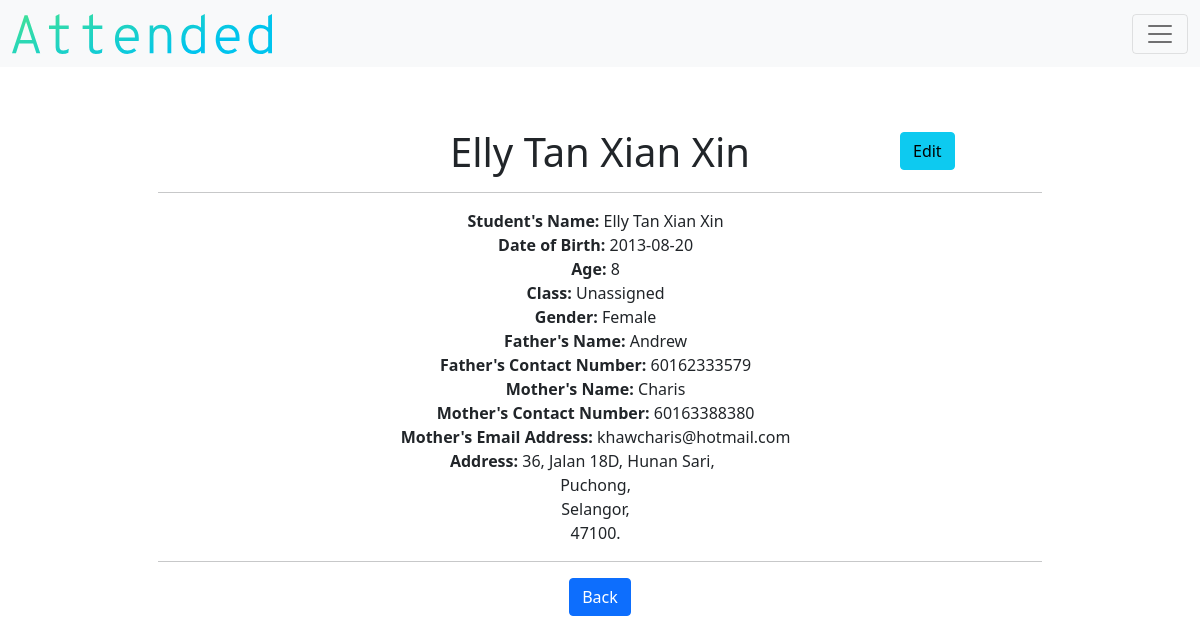
The app's page /detail-class-student/1 (signed in) with its own data.
### models.py (models this page shows)
class Student(db.Model):
    __tablename__ = "student"
    id = db.Column(db.Integer, primary_key=True)
    teacher_id = db.Column(db.Integer, db.ForeignKey("teacher.id"))
    class_id = db.Column(db.Integer, nullable=True, default=0)
    name = db.Column(db.String(), nullable=False)
    birth = db.Column(db.String(),nullable=False)
    age = db.Column(db.Integer(), nullable=False)
    gender = db.Column(db.String(), nullable=False)
    parent = db.Column(db.String(), nullable=True)
    parent2 = db.Column(db.String(), nullable=True)
    number = db.Column(db.Integer, nullable=True)
    number2 = db.Column(db.Integer, nullable=True)
    email = db.Column(db.String(), nullable=True)
    email2 = db.Column(db.String(), nullable=True)
    address = db.Column(db.String(), nullable=False)
    city = db.Column(db.String(), nullable=False)
    state = db.Column(db.String(), nullable=False)
    postcode = db.Column(db.Integer, nullable=False)
    attend_count = db.Column(db.Integer, nullable=True, default=0)
    student_attends = db.relationship("Attendance", backref="student_attend")

### application.py (the view)
@app.route("/detail-class-student/<string:id>")
def detail_class_student(id):
    if not current_user.is_authenticated:
        return redirect("/login")
    else:
        teacher = current_user.get_id()
        teacher_object = db.session.query(Teacher).filter_by(id=teacher).first()
        student_object = Student.query.filter_by(id=id, teacher_id=teacher)
        class_object = Class.query.all()
        return render_template("detail-class-student.html", students=student_object, classes=class_object, teacher=teacher_object)

### application.py (called while the page is built)
@login.user_loader
def load_user(id):
    return Teacher.query.get(id)

### templates/detail-class-student.html (shortened to what this page needs)
{% extends "layout.html" %}
{% block main %}
    {% for student in students %}
        <h1>{{student.name}}</h1>
        <a class="btn btn-info" id="edit-student-detail" href="/detail-class-edit-student/{{student.id}}" type="button">Edit</a>
        <hr>
            <div class="col-4" id="detail-col4">
                <b>Student's Name:</b> {{student.name}}
            </div>
            <div class="col-4" id="detail-col4">
                <b>Date of Birth:</b> {{student.birth}}
            </div>
            <div class="col-4" id="detail-col4">
                <b>Age:</b> {{student.age}}
            </div>
            <div class="col-4" id="detail-col4">
                 {% if student.class_id == 0 %}
                     <b>Class:</b> Unassigned
                 {% else %}
                    {% for class in classes %}
                        {% if class.id == student.class_id %}
                            <b>Class:</b> {{class.name}}
                        {% endif %}
                    {% endfor %}
                 {% endif %}
            </div>
            <div class="col-4" id="detail-col4">
                 <b>Gender:</b> {{student.gender}}
            </div>
            {% if student.parent == "" %}
                <div class="col-4" id="detail-col4">
                    <b>Mother's Name:</b> {{student.parent2}}
                </div>
                <div class="col-4" id="detail-col4">
                    <b>Mother's Contact Number:</b> {{student.number2}}
                </div>
                {% if student.email2 != "" %}
                    <div class="col-4" id="detail-col4">
                        <b>Mother's Email Address:</b> {{student.email2}}
                    </div>
                {% endif %}
            {% else %}
                <div class="col-4" id="detail-col4">
                    <b>Father's Name:</b> {{student.parent}}
                </div>
                <div class="col-4" id="detail-col4">
                    <b>Father's Contact Number:</b> {{student.number}}
                </div>
                <div class="col-4" id="detail-col4">
                    <b>Mother's Name:</b> {{student.parent2}}
                </div>
                <div class="col-4" id="detail-col4">
                    <b>Mother's Contact Number:</b> {{student.number2}}
                </div>
                {% if student.email2 != "" %}
                    <div class="col-4" id="detail-col4">
                        <b>Mother's Email Address:</b> {{student.email2}}
                    </div>
                {% endif %}
            {% endif %}
            <div class="col-6" id="detail-col6">
                <b>Address:</b> {{student.address}},
            </div>
            <div class="col-4" id="detail-col4">
                {{student.city}},
            </div>
            <div class="col-4" id="detail-col4">
                {{student.state}},
            </div>
            <div class="col-4" id="detail-col4">
                {{student.postcode}}.
            </div>
            <hr>
            <div class="col-12" id="detail-col12">
                <a href="/detail_class/{{student.class_id}}" class="btn btn-primary">Back</a>
            </div>
    {% endfor %}
{% endblock %}

### static/css/style.css (style rules this page uses)
#detail-col4 { flex: 0 0 auto; width: 99%; }
#detail-col6 { flex: 0 0 auto; width: 96%; }
#detail-col12 { flex: 0 0 auto; width: 100%; }
#edit-student-detail { position:absolute; top:16.5%; left:75%; }

### records on screen
Student: name "Elly Tan Xian Xin", birth "2013-08-20", age "8", shows "Class:", gender "Female", parent "Andrew", number "60162333579", parent2 "Charis", number2 "60163388380", email2 "khawcharis@hotmail.com", address "36, Jalan 18D, Hunan Sari", city "Puchong", state "Selangor", postcode "47100"
